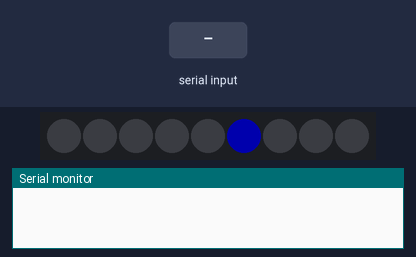
Bench run of a program on a simulated Arduino Uno, built with avr-gcc and run on an emulated ATmega328P. Shown: 9 RGB LEDs in strip order, left to right, the last lines printed to the serial monitor. Inputs (shaded band) come from the test bench. Dim RGB values are drawn brighter than linear; colours are those a GRB WS2812 strip shows for the declared byte order; random numbers use the default seed unless the program sets one.

Above: at 1.2 s.
1.3 s: "1" received over Serial
At 1.5 s:
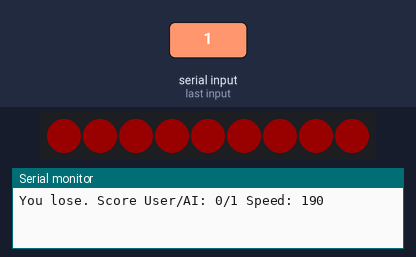
At 2.35 s:
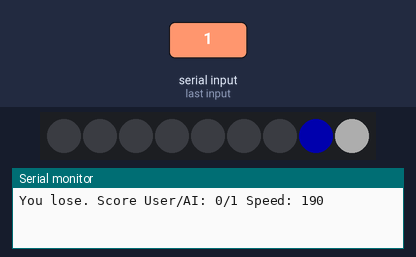
Timing chart, 0 to 4.3 s (numbered marks = the images above; inputs shaded):
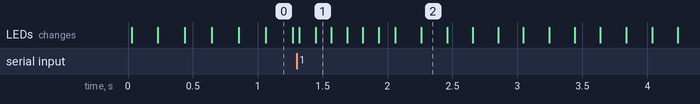

The program:

main.cpp
```cpp
#include <Arduino.h>
#include <FastLED.h>

#define NUM_LEDS 9        // leds quantity
#define PIN 8             // ws2812 pin
#define MIN_SPD 30        // line speed min
#define MAX_SPD 200       // line speed max
#define SPD_RESOLUTION 10 // line speed resolution
// #define ROUND_TIMEOUT 3000 // round timeout
#define BLINK_COUNTS 3  // count of blinks
#define BLINK_DELAY 100 // delay between blinks

#define RedColor CRGB::Green
#define GreenColor CRGB::Red
#define BlueColor CRGB::Blue
#define YellowColor CRGB::Yellow
#define WhiteColor CRGB::White
#define OffColor CRGB::Black

CRGB leds[NUM_LEDS];

int pos = 0, posOld = 0;
bool dir = false, enabled = true;
uint32_t timer = millis() + MAX_SPD, switchSpeed = MAX_SPD, scoreAI = 0, scoreUSR = 0;
uint8_t part = 0, usrPos = 0;

void SetLed(uint8_t lenNo, uint32_t color);
void SetAllColor(uint32_t p);

void setup()
{
    Serial.begin(115200);

    randomSeed(analogRead(0));

    FastLED.addLeds<WS2812B, PIN, RGB>(leds, NUM_LEDS).setCorrection(TypicalLEDStrip);
    FastLED.setBrightness(50); // led brightness

    SetAllColor(OffColor);
}

void loop()
{
    // Run lights line---------------------------------------------------------------------
    if (millis() - timer > switchSpeed)
    {
        if (!dir)
        {
            enabled = true;

            if (pos != 0)
                SetLed(posOld, OffColor);

            SetLed(pos, WhiteColor);

            posOld = pos;
            pos++;

            if (pos == NUM_LEDS)
            {
                pos = NUM_LEDS - 1;
                dir = !dir;
                enabled = false;
                timer = millis() + switchSpeed;
            }
        }
        else
        {
            enabled = true;

            if (pos != NUM_LEDS - 1)
                SetLed(posOld, OffColor);

            SetLed(pos, WhiteColor);

            posOld = pos;
            pos--;

            if (pos < 0)
            {
                pos = 0;
                dir = !dir;
                enabled = false;
                timer = millis() + switchSpeed;
            }
        }

        if (enabled)
            timer = millis();
    }
    //-------------------------------------------------------------------------------------

    // check user input and process result-------------------------------------------------
    switch (part)
    {
    case 0: // generate new user position
        usrPos = random(0, NUM_LEDS);
        part++;

        break;
    case 1:
        SetLed(usrPos, BlueColor);

        if (Serial.available())
        {
            Serial.read();

            if (usrPos == pos)
            {
                Serial.print("You win. Score User/AI: ");

                switchSpeed += SPD_RESOLUTION;

                if (switchSpeed > MAX_SPD)
                    switchSpeed = MAX_SPD;

                Serial.println((String)++scoreUSR + "/" + (String)scoreAI + " Speed: " + (String)switchSpeed);

                for (size_t i = 0; i < BLINK_COUNTS * 2; i++)
                {
                    i % 2 ? SetAllColor(GreenColor) : SetAllColor(OffColor);

                    delay(BLINK_DELAY);
                }
            }
            else
            {
                Serial.print("You lose. Score User/AI: ");

                switchSpeed -= SPD_RESOLUTION;

                if (switchSpeed < MIN_SPD)
                    switchSpeed = MIN_SPD;

                Serial.println((String)scoreUSR + "/" + (String)++scoreAI + " Speed: " + (String)switchSpeed);

                for (size_t i = 0; i < BLINK_COUNTS * 2; i++)
                {
                    i % 2 ? SetAllColor(RedColor) : SetAllColor(OffColor);

                    delay(BLINK_DELAY);
                }
            }

            SetAllColor(OffColor);

            part = 0;
        }
        break;
        // case 2:
        //     break;
        // case 3:
        //     break;
        // case 4:
        //     break;
    }
    //-------------------------------------------------------------------------------------
}

void SetLed(uint8_t lenNo, uint32_t color)
{
    leds[lenNo] = color;
    FastLED.show();
}

void SetAllColor(uint32_t col)
{
    for (size_t i = 0; i < NUM_LEDS; i++)
    {
        SetLed(i, col);
        delay(1);
    }
}
```
